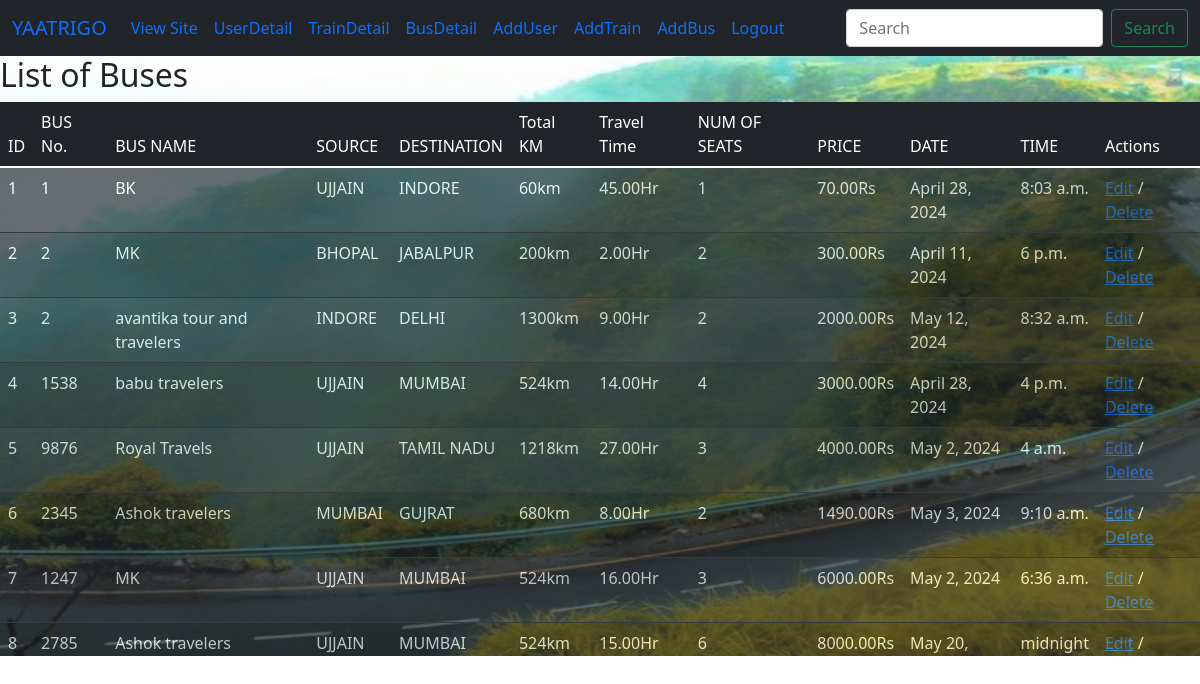
Page /showbus on the committed database.
### myapp/models.py (models this page shows, shortened)
class Bus(models.Model):
    bus_no = models.IntegerField()
    bus_name = models.CharField(max_length=30)
    source = models.CharField(max_length=30)
    dest = models.CharField(max_length=30)
    nos = models.DecimalField(decimal_places=0, max_digits=2)
    total_km = models.DecimalField(decimal_places=0, max_digits=10)
    travel_time = models.DecimalField(decimal_places=2, max_digits=10)
    price = models.DecimalField(decimal_places=2, max_digits=10)
    date = models.DateField()
    time = models.TimeField()

### myapp/views.py (the view)
# urls.py: path('showbus', views.showbus ),
def showbus(request):
    bus = Bus.objects.all()
    return render(request,'myapp/showbus.html',{ 'bus':bus})

### myapp/templates/myapp/showbus.html (shortened to what this page needs)
{% extends 'myapp/adminbase.html' %}
{% block content%}
<div style="overflow-x:hidden;overflow-y:smooth;height:600px;width:100%;margin-top:0px;background-image:url('/static/tourist image2.jpg')"><h2>List of Buses</h2>
    <table class="table table-striped table-dark " >
        <thead style="background-color: dark;color: white;">
        <td>ID</td>
        <td>BUS No.</td>
        <td>BUS NAME</td>
        <td>SOURCE</td>
        <td>DESTINATION</td>
        <td>Total KM</td>
        <td>Travel Time</td>
        <td>NUM OF SEATS</td>
        <td>PRICE</td>
        <td>DATE</td>
        <td>TIME</td>
        <td>Actions</td>
        </thead>
        {% for row in bus %}
        <tr  style="opacity:0.7;">
            <td>{{forloop.counter}}</td>
            <td>{{row.bus_no }}</td>
            <td>{{row.bus_name}}</td>
            <td>{{row.source}}</td>
            <td>{{row.dest}}</td>
            <td>{{row.total_km}}km</td>
            <td>{{row.travel_time}}Hr</td>
            <td>{{row.nos}}</td>
            <td>{{row.price}}Rs</td>
            <td>{{row.date}}</td>
            <td>{{row.time}}</td>
            <td>
                <a href = "editbus/{{row.id}}">Edit</a> /
                <a href = "deletebus/{{row.id}}">Delete</a>
            </td>
        </tr>
        {% endfor %}
    </table>
</div>
{% endblock %}

### rows in the picture
Bus: bus_no "1", bus_name "BK", source "UJJAIN", dest "INDORE", total_km "60", travel_time "45.00", nos "1", price "70.00", date "April 28, 2024", time "8:03 a.m."
Bus: bus_no "2", bus_name "MK", source "BHOPAL", dest "JABALPUR", total_km "200", travel_time "2.00", nos "2", price "300.00", date "April 11, 2024", time "6 p.m."
Bus: bus_no "2", bus_name "avantika tour and travelers", source "INDORE", dest "DELHI", total_km "1300", travel_time "9.00", nos "2", price "2000.00", date "May 12, 2024", time "8:32 a.m."
Bus: bus_no "1538", bus_name "babu travelers", source "UJJAIN", dest "MUMBAI", total_km "524", travel_time "14.00", nos "4", price "3000.00", date "April 28, 2024", time "4 p.m."
Bus: bus_no "9876", bus_name "Royal Travels", source "UJJAIN", dest "TAMIL NADU", total_km "1218", travel_time "27.00", nos "3", price "4000.00", date "May 2, 2024", time "4 a.m."
Bus: bus_no "2345", bus_name "Ashok travelers", source "MUMBAI", dest "GUJRAT", total_km "680", travel_time "8.00", nos "2", price "1490.00", date "May 3, 2024", time "9:10 a.m."
Bus: bus_no "1247", bus_name "MK", source "UJJAIN", dest "MUMBAI", total_km "524", travel_time "16.00", nos "3", price "6000.00", date "May 2, 2024", time "6:36 a.m."
Bus: bus_no "2785", bus_name "Ashok travelers", source "UJJAIN", dest "MUMBAI", total_km "524", travel_time "15.00", nos "6", price "8000.00", date "May 20,…", time "midnight"
